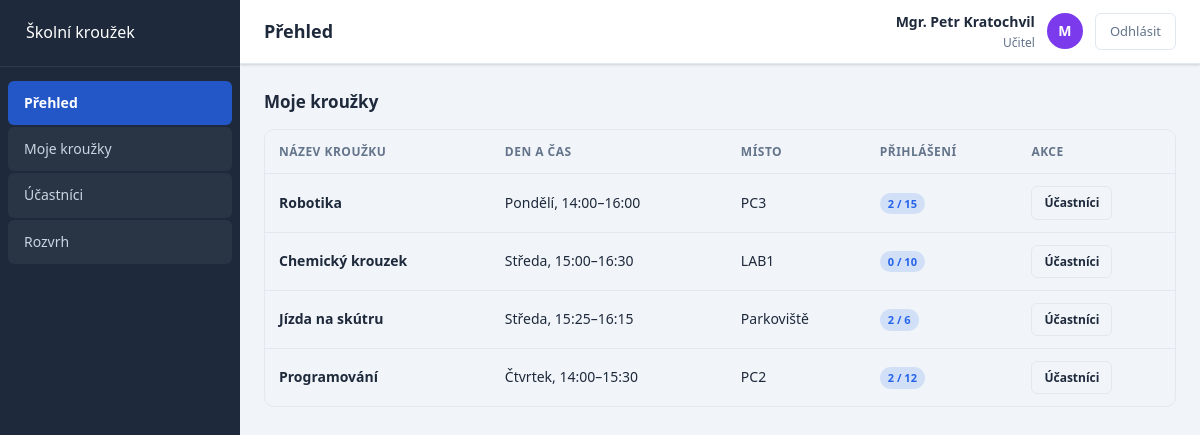
The page /ucitel/prehled.php (signed in) on the database its author committed.
### tables this page shows
CREATE TABLE `krouzky` (
  `id` int(11) NOT NULL,
  `nazev` varchar(100) NOT NULL,
  `popis` text DEFAULT NULL,
  `ucitel_id` int(11) DEFAULT NULL,
  `max_kapacita` int(11) NOT NULL DEFAULT 20,
  `den_tydne` enum('Pondělí','Úterý','Středa','Čtvrtek','Pátek') NOT NULL,
  `cas_od` time NOT NULL,
  `cas_do` time NOT NULL,
  `mistnost` varchar(20) NOT NULL,
  `aktivni` tinyint(1) DEFAULT 1
);

### config.php (called while the page is built, shortened)
<?php
function ocisti($text) {
    return htmlspecialchars(strip_tags(trim($text)));
}
?>

### ucitel/prehled.php (the view, shortened to what this page needs)
<?php
require_once '../config.php';
$db = pripojDB();
$ucitel_id = $_SESSION['uzivatel_id'];
$sql = "SELECT k.*, COUNT(p.id) AS pocet_prihlasenych
        FROM krouzky k
        LEFT JOIN prihlaseni p ON k.id = p.krouzek_id
        WHERE k.ucitel_id = ? AND k.aktivni = 1
        GROUP BY k.id
        ORDER BY k.den_tydne, k.cas_od";
$stmt2 = mysqli_prepare($db, $sql);
mysqli_stmt_bind_param($stmt2, 'i', $ucitel_id);
mysqli_stmt_execute($stmt2);
$krouzky = mysqli_fetch_all(mysqli_stmt_get_result($stmt2), MYSQLI_ASSOC);
?>
<?php include 'hlavicka.php'; ?>
<h2 style="font-size:17px; font-weight:700; margin-bottom:14px;">Moje kroužky</h2>
<?php if (empty($krouzky)): ?>
    <div class="prazdny-stav">
        <div class="ikona"></div>
        <h3>Žádné kroužky</h3>
        <p>Nemáš přiřazeny žádné kroužky. Kontaktuj administrátora.</p>
    </div>
<?php else: ?>
    <div class="tabulka-obal">
        <table>
            <thead>
                <tr>
                    <th>Název kroužku</th>
                    <th>Den a čas</th>
                    <th>Místo</th>
                    <th>Přihlášení</th>
                    <th>Akce</th>
                </tr>
            </thead>
            <tbody>
                <?php foreach ($krouzky as $k): ?>
                    <tr>
                        <td><strong><?= ocisti($k['nazev']) ?></strong></td>
                        <td><?= ocisti($k['den_tydne']) ?>, <?= substr($k['cas_od'], 0, 5) ?>–<?= substr($k['cas_do'], 0, 5) ?></td>
                        <td><?= ocisti($k['mistnost']) ?></td>
                        <td>
                            <span class="badge badge-info"><?= $k['pocet_prihlasenych'] ?> / <?= $k['max_kapacita'] ?></span>
                        </td>
                        <td>
                            <a href="ucastnici.php" class="btn btn-sekundarni btn-maly">
                                <p>Účastníci</p>
                            </a>
                        </td>
                    </tr>
                <?php endforeach; ?>
            </tbody>
        </table>
    </div>
<?php endif; ?>
<?php include 'paticka.php'; ?>

### css/style.css (style rules this page uses)
* { margin: 0; padding: 0; box-sizing: border-box; }
:root { --barva-primarni: #2563eb; --barva-primarni-tmava: #1d4ed8; --barva-primarni-svetla: #dbeafe; --barva-akcent: #f59e0b; --barva-uspech: #10b981; --barva-chyba: #e61d1d; --barva-varovani: #f59e0b; --pozadi: #f1f5f9; --pozadi-karta: #ffffff; --pozadi-sidebar: #1e293b; --pozadi-sidebar-polozka: rgba(255, 255, 255, 0.05); --pozadi-sidebar-aktivni: rgba(37, 99, 235, 0.8); --text-hlavni: #1e293b; --text-sekundarni: #64748b; --text-sidebar: #cbd5e1; --text-sidebar-aktivni: #ffffff; --okraj: #e2e8f0; --okraj-focus: #2563eb; --stin: 0 1px 3px rgba(0, 0, 0, 0.1), 0 1px 2px rgba(0, 0, 0, 0.06); --stin-vetsi: 0 4px 6px rgba(0, 0, 0, 0.07), 0 2px 4px rgba(0, 0, 0, 0.06); --stin-velky: 0 10px 15px rgba(0, 0, 0, 0.1), 0 4px 6px rgba(0, 0, 0, 0.05); --zaobleni: 10px; --zaobleni-male: 6px; --font: 'Segoe UI', Tahoma, Geneva, Verdana, sans-serif; --sidebar-sirka: 240px; --header-vyska: 64px; }
body { font-family: var(--font); background: var(--pozadi); color: var(--text-hlavni); line-height: 1.6; transition: background 0.3s, color 0.3s; }
.badge { display: inline-flex; align-items: center; padding: 2px 8px; border-radius: 99px; font-size: 11px; font-weight: 600; }
.badge-info { background: rgba(37, 99, 235, 0.15); color: #2563eb; }
.btn { display: inline-flex; align-items: center; justify-content: center; gap: 6px; padding: 9px 18px; border-radius: var(--zaobleni-male); font-size: 13px; font-weight: 600; cursor: pointer; border: none; text-decoration: none; transition: all 0.2s; }
.btn-sekundarni { background: transparent; color: var(--text-hlavni); border: 1.5px solid var(--okraj); }
.btn-maly { padding: 6px 12px; font-size: 12px; }
.tabulka-obal { overflow-x: auto; border-radius: var(--zaobleni); border: 1px solid var(--okraj); }
table { width: 100%; border-collapse: collapse; font-size: 14px; }
thead { background: var(--pozadi); }
th { padding: 12px 14px; text-align: left; font-size: 12px; font-weight: 700; color: var(--text-sekundarni); text-transform: uppercase; letter-spacing: 0.04em; border-bottom: 1px solid var(--okraj); }
td { padding: 12px 14px; border-bottom: 1px solid var(--okraj); color: var(--text-hlavni); }
tr:last-child td { border-bottom: none; }

### rows shown on the page
krouzky: nazev "Robotika", den_tydne "Pondělí", cas_od "14:00", cas_do "16:00", mistnost "PC3", pocet_prihlasenych "2", max_kapacita "15"
krouzky: nazev "Chemický krouzek", den_tydne "Středa", cas_od "15:00", cas_do "16:30", mistnost "LAB1", pocet_prihlasenych "0", max_kapacita "10"
krouzky: nazev "Jízda na skútru", den_tydne "Středa", cas_od "15:25", cas_do "16:15", mistnost "Parkoviště", pocet_prihlasenych "2", max_kapacita "6"
krouzky: nazev "Programování", den_tydne "Čtvrtek", cas_od "14:00", cas_do "15:30", mistnost "PC2", pocet_prihlasenych "2", max_kapacita "12"

### other values the page prints
$nazev_stranky "Přehled"
ocisti($_SESSION['cele_jmeno']) "Mgr. Petr Kratochvil"
substr($_SESSION['cele_jmeno'], 0, 1) "M"
